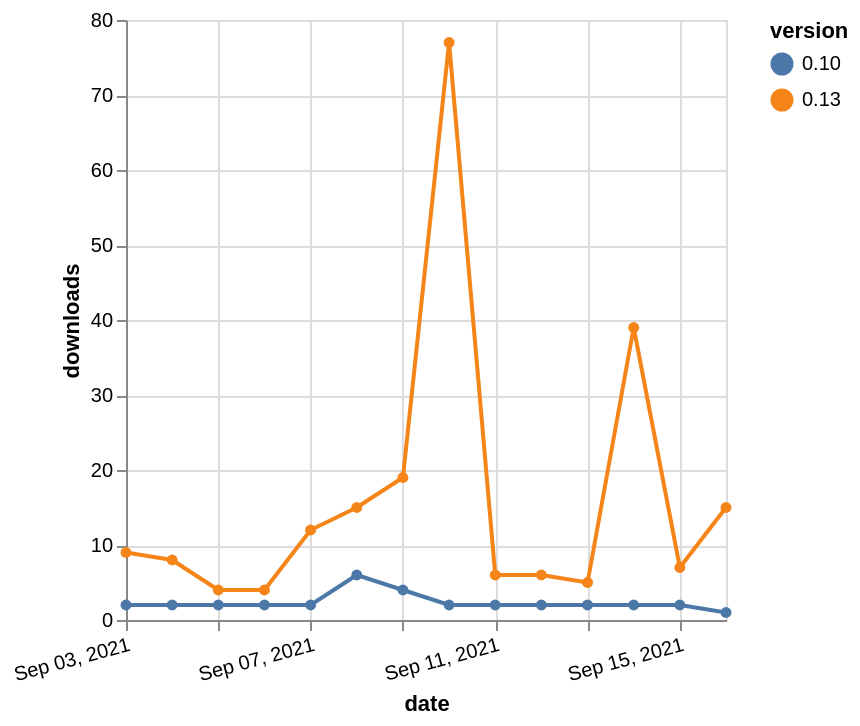

Source (Vega-Lite JSON):
### Vega-Lite specification from a JSON file in a GitHub repository (floating-point values rounded to 4 significant figures)
{"$schema": "https://vega.github.io/schema/vega-lite/v5.json", "description": "A simple bar chart with embedded data.", "data": {"values": [{"date": "2021-09-03", "total": 12829, "delta": 2, "version": "0.10"}, {"date": "2021-09-04", "total": 12831, "delta": 2, "version": "0.10"}, {"date": "2021-09-05", "total": 12833, "delta": 2, "version": "0.10"}, {"date": "2021-09-06", "total": 12835, "delta": 2, "version": "0.10"}, {"date": "2021-09-07", "total": 12837, "delta": 2, "version": "0.10"}, {"date": "2021-09-08", "total": 12843, "delta": 6, "version": "0.10"}, {"date": "2021-09-09", "total": 12847, "delta": 4, "version": "0.10"}, {"date": "2021-09-10", "total": 12849, "delta": 2, "version": "0.10"}, {"date": "2021-09-11", "total": 12851, "delta": 2, "version": "0.10"}, {"date": "2021-09-12", "total": 12853, "delta": 2, "version": "0.10"}, {"date": "2021-09-13", "total": 12855, "delta": 2, "version": "0.10"}, {"date": "2021-09-14", "total": 12857, "delta": 2, "version": "0.10"}, {"date": "2021-09-15", "total": 12859, "delta": 2, "version": "0.10"}, {"date": "2021-09-16", "total": 12860, "delta": 1, "version": "0.10"}, {"date": "2021-09-03", "total": 24638, "delta": 9, "version": "0.13"}, {"date": "2021-09-04", "total": 24646, "delta": 8, "version": "0.13"}, {"date": "2021-09-05", "total": 24650, "delta": 4, "version": "0.13"}, {"date": "2021-09-06", "total": 24654, "delta": 4, "version": "0.13"}, {"date": "2021-09-07", "total": 24666, "delta": 12, "version": "0.13"}, {"date": "2021-09-08", "total": 24681, "delta": 15, "version": "0.13"}, {"date": "2021-09-09", "total": 24700, "delta": 19, "version": "0.13"}, {"date": "2021-09-10", "total": 24777, "delta": 77, "version": "0.13"}, {"date": "2021-09-11", "total": 24783, "delta": 6, "version": "0.13"}, {"date": "2021-09-12", "total": 24789, "delta": 6, "version": "0.13"}, {"date": "2021-09-13", "total": 24794, "delta": 5, "version": "0.13"}, {"date": "2021-09-14", "total": 24833, "delta": 39, "version": "0.13"}, {"date": "2021-09-15", "total": 24840, "delta": 7, "version": "0.13"}, {"date": "2021-09-16", "total": 24855, "delta": 15, "version": "0.13"}]}, "width": "container", "mark": {"type": "line", "point": {"filled": true}}, "encoding": {"x": {"field": "date", "type": "temporal", "timeUnit": "yearmonthdate", "title": "date", "axis": {"labelAngle": -15}}, "y": {"field": "delta", "type": "quantitative", "title": "downloads"}, "color": {"field": "version", "type": "nominal"}, "tooltip": {"field": "delta"}}}
